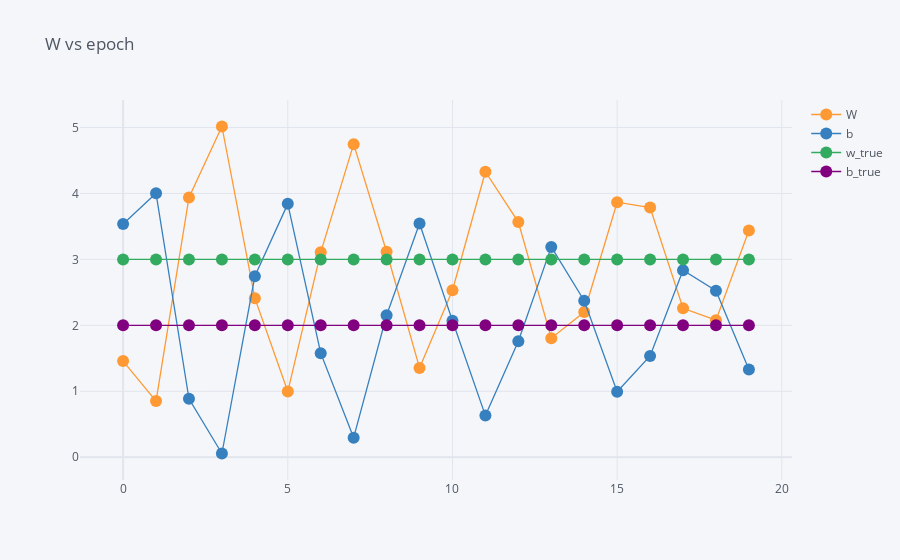

Notebook code for this chart:
### Code cell
data.iplot(kind="scatter" , x="epoch", y=["W" , "b" , "w_true" , "b_true"], mode="lines+markers", title="W vs epoch")

### Figure 1 — Plotly figure (JSON) as saved in the notebook; plotly's stock layout.template omitted (floating-point values rounded to 4 significant figures)
{"data": [{"line": {"color": "rgba(255, 153, 51, 1.0)", "dash": "solid", "shape": "linear", "width": 1.3}, "marker": {"size": 12, "symbol": "circle"}, "mode": "lines+markers", "name": "W", "text": "", "type": "scatter", "x": [0, 1, 2, 3, 4, 5, 6, 7, 8, 9, 10, 11, 12, 13, 14, 15, 16, 17, 18, 19], "y": [1.458, 0.8515, 3.94, 5.015, 2.412, 0.9958, 3.107, 4.747, 3.117, 1.354, 2.532, 4.329, 3.566, 1.805, 2.202, 3.867, 3.786, 2.259, 2.078, 3.437]}, {"line": {"color": "rgba(55, 128, 191, 1.0)", "dash": "solid", "shape": "linear", "width": 1.3}, "marker": {"size": 12, "symbol": "circle"}, "mode": "lines+markers", "name": "b", "text": "", "type": "scatter", "x": [0, 1, 2, 3, 4, 5, 6, 7, 8, 9, 10, 11, 12, 13, 14, 15, 16, 17, 18, 19], "y": [3.536, 4.002, 0.8858, 0.05625, 2.744, 3.842, 1.578, 0.2961, 2.154, 3.545, 2.068, 0.6311, 1.759, 3.19, 2.374, 0.9918, 1.535, 2.836, 2.525, 1.329]}, {"line": {"color": "rgba(50, 171, 96, 1.0)", "dash": "solid", "shape": "linear", "width": 1.3}, "marker": {"size": 12, "symbol": "circle"}, "mode": "lines+markers", "name": "w_true", "text": "", "type": "scatter", "x": [0, 1, 2, 3, 4, 5, 6, 7, 8, 9, 10, 11, 12, 13, 14, 15, 16, 17, 18, 19], "y": [3, 3, 3, 3, 3, 3, 3, 3, 3, 3, 3, 3, 3, 3, 3, 3, 3, 3, 3, 3]}, {"line": {"color": "rgba(128, 0, 128, 1.0)", "dash": "solid", "shape": "linear", "width": 1.3}, "marker": {"size": 12, "symbol": "circle"}, "mode": "lines+markers", "name": "b_true", "text": "", "type": "scatter", "x": [0, 1, 2, 3, 4, 5, 6, 7, 8, 9, 10, 11, 12, 13, 14, 15, 16, 17, 18, 19], "y": [2, 2, 2, 2, 2, 2, 2, 2, 2, 2, 2, 2, 2, 2, 2, 2, 2, 2, 2, 2]}], "layout": {"legend": {"bgcolor": "#F5F6F9", "font": {"color": "#4D5663"}}, "paper_bgcolor": "#F5F6F9", "plot_bgcolor": "#F5F6F9", "title": {"font": {"color": "#4D5663"}, "text": "W vs epoch"}, "xaxis": {"gridcolor": "#E1E5ED", "showgrid": true, "tickfont": {"color": "#4D5663"}, "title": {"font": {"color": "#4D5663"}, "text": ""}, "zerolinecolor": "#E1E5ED"}, "yaxis": {"gridcolor": "#E1E5ED", "showgrid": true, "tickfont": {"color": "#4D5663"}, "title": {"font": {"color": "#4D5663"}, "text": ""}, "zerolinecolor": "#E1E5ED"}}}
